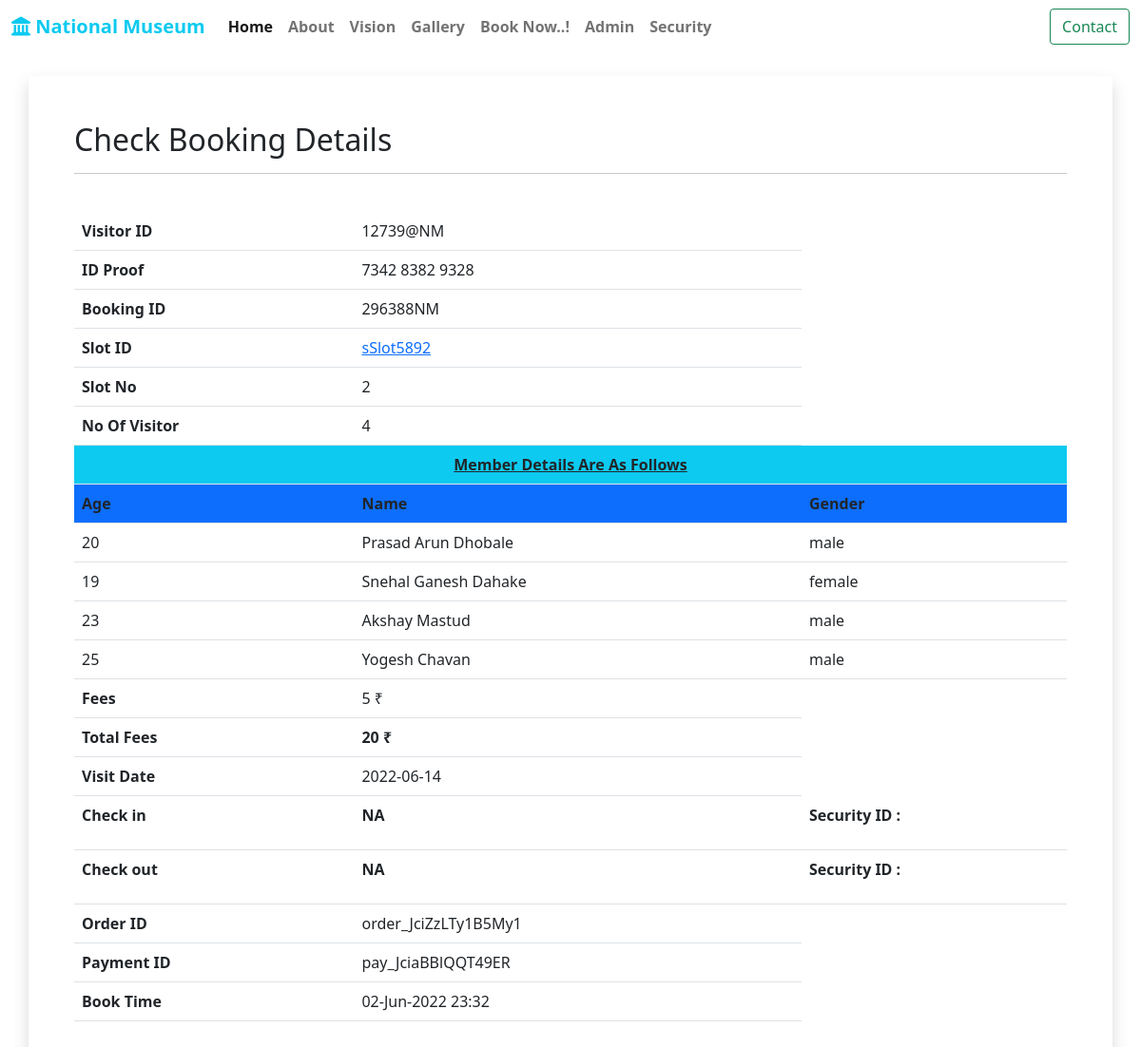
The app's page /check_booking.php?id=296388NM with its own data.
### tables this page shows
CREATE TABLE `bookings` (
  `visitor_id` varchar(20) NOT NULL,
  `booking_id` varchar(20) NOT NULL,
  `no_of_members` int(3) NOT NULL,
  `member_details` varchar(750) NOT NULL,
  `booking_price` varchar(5) NOT NULL,
  `visiting_date` varchar(30) NOT NULL,
  `slot_id` varchar(10) NOT NULL,
  `slot_no` int(2) NOT NULL,
  `checkin` varchar(30) NOT NULL DEFAULT '-',
  `checkout` varchar(30) NOT NULL DEFAULT '-',
  `order_id` varchar(200) NOT NULL,
  `razorpay_payment_id` varchar(200) NOT NULL,
  `paid_status` varchar(20) NOT NULL,
  `book_time` datetime NOT NULL
);

CREATE TABLE `visitors` (
  `visitor_id` varchar(10) NOT NULL,
  `visitor_country` varchar(70) NOT NULL,
  `visitor_id_proof` varchar(30) NOT NULL,
  `visitor_id_proof_img` longblob NOT NULL,
  `visitor_email` varchar(100) NOT NULL,
  `visitor_passwd` varchar(20) NOT NULL,
  `visitor_mob_no` varchar(20) NOT NULL,
  `visitor_fname` varchar(50) NOT NULL,
  `visitor_mname` varchar(50) NOT NULL,
  `visitor_lname` varchar(50) NOT NULL,
  `visitor_gender` varchar(10) NOT NULL,
  `visitor_dob` date NOT NULL,
  `visitor_address` varchar(150) NOT NULL,
  `evs` varchar(10) NOT NULL,
  `mvs` varchar(10) NOT NULL,
  `reg_time` datetime NOT NULL
);

### check_booking.php (the view, shortened to what this page needs)
<?php
require "connection.php";
if(isset($_GET['id'])){
    $id = $_GET['id'];
    $get_booking_query = "select * from bookings where booking_id = '$id'";
    $booking = mysqli_query($con, $get_booking_query)->fetch_assoc();
    if($con->affected_rows > 0){
        require "navbar.php";
        ?>
        <div class="container mt-4 p-5 shadow">
            <h2>Check Booking Details</h2>
            <hr>
            <div class="table-responsive pt-4">
                <div class="">
                    <table class="table table-hover">
                        <tr>
                            <th>Visitor ID</th>
                            <td><?php echo $booking['visitor_id']; ?></td>
                        </tr>
                        <tr>
                            <th>ID Proof</th>
                            <?php
                            $visitor_id = $booking['visitor_id'];
                            $get_id_proof_query = "select visitor_id_proof from visitors where visitor_id = '$visitor_id'";
                            $id_proof = mysqli_query($con, $get_id_proof_query)->fetch_assoc();
                            ?>
                            <td><?php echo $id_proof['visitor_id_proof']; ?></td>
                        </tr>
                        <tr>
                            <th>Booking ID</th>
                            <td><?php echo $booking['booking_id']; ?></td>
                        </tr>
                        <tr>
                            <th>Slot ID</th>
                            <td><a target="___blank" href="check_slot.php?slot_id=<?php echo $booking['slot_id']; ?>"><?php echo $booking['slot_id']; ?></a></td>
                        </tr>
                        <tr>
                            <th>Slot No</th>
                            <td><?php echo $booking['slot_no']; ?></td>
                        </tr>
                        <tr>
                            <th>No Of Visitor</th>
                            <td><?php echo $booking['no_of_members']; ?></td>
                        </tr>
                        <tr class="text-center bg-info p-3">
                            <th colspan="3"><u>Member Details Are As Follows</u></th>
                        </tr>
                        <tr class="bg-primary">
                            <th>Age</th>
                            <th>Name</th>
                            <th>Gender</th>
                        </tr>
                        <?php
                        $member_names = explode("|", $booking['member_details'])[0];
                        $member_ages = explode("|", $booking['member_details'])[1];
                        $member_genders = explode("|", $booking['member_details'])[2];
                        for($i=0;$i<$booking['no_of_members']; $i++){
                            $member_name = explode(",", $member_names)[$i];
                            $member_age = explode(",", $member_ages)[$i];
                            $member_gender = explode(",", $member_genders)[$i];
                            ?>
                            <tr>
                                <td><?php echo $member_age; ?></td>
                                <td><?php echo $member_name; ?></td>
                                <td><?php echo $member_gender; ?></td>
                            </tr>
                            <?php
                            }
                        ?>
                        <tr>
                            <th>Fees</th>
                            <td><?php echo $booking['booking_price']; ?> ₹</td>
                        </tr>
                        <tr>
                            <th>Total Fees</th>
                            <td><b><?php echo $booking['booking_price'] * $booking['no_of_members']; ?> ₹</b></td>
                        </tr>
                        <tr>
                            <th>Visit Date</th>
                            <td><?php echo $booking['visiting_date']; ?></td>
                        </tr>
                        <tr>
                            <th>Check in</th>
                            <td>
                                <?php
                                if($booking['checkin'] != "-"){
                                    echo date("d-M-Y H:i", strtotime($booking['checkin']));
                                }else{
                                    if(isset($_SESSION['admin_login']) || isset($_SESSION['security_login'])){
                                        ?>
                                        <form action="<?php echo htmlspecialchars($_SERVER['PHP_SELF']); ?>" method="post">
                                            <input type="hidden" name='sec_id' value="<?php echo $_SESSION['security']['sec_id']; ?>">
                                            <button name="checkin" type="submit" value="<?php echo $booking['booking_id']; ?>" class="btn btn-outline-primary"><i class="fa fa-check"></i></button>
                                        </form>
                                        <?php
                                    }
                                    else{
                                        ?>
                                        <p><b>NA</b></p>
                                        <?php
                                    }
                                }
                                ?>
                            </td>
                            <td>
                                <b>Security ID :</b> <?php echo $booking['checkin_sec']; ?>
                            </td>
                        </tr>
                            <tr>
                            <th>Check out</th>
                            <td>
                                <?php
                                if($booking['checkout'] != "-"){
                                    echo date("d-M-Y H:i", strtotime($booking['checkin']));
                                }else{
                                    if(isset($_SESSION['admin_login']) || isset($_SESSION['security_login'])){
                                        ?>
                                        <form action="<?php echo htmlspecialchars($_SERVER['PHP_SELF']); ?>" method="post">
                                            <input type="hidden" name='sec_id' value="<?php echo $_SESSION['security']['sec_id']; ?>">
                                            <button name="checkout" type="submit" value="<?php echo $booking['booking_id']; ?>" class="btn btn-outline-primary"><i class="fa fa-check"></i></button>
                                        </form>
                                        <?php
                                    }else{
                                        ?>
                                        <p><b>NA</b></p>
                                        <?php
                                    }
                                }
                                ?>
                            </td>
                            <td>
                                <b>Security ID :</b> <?php echo $booking['checkout_sec']; ?>
                            </td>
                        </tr>
                        <tr>
                            <th>Order ID</th>
                            <td><?php echo $booking['order_id']; ?></td>
                        </tr>
                        <tr>
                            <th>Payment ID</th>
                            <td><?php echo $booking['razorpay_payment_id']; ?></td>
                        </tr>
                        <tr>
                            <th>Book Time</th>
                            <td><?php echo date("d-M-Y H:i", strtotime($booking['book_time'])); ?></td>
                        </tr>
                    </table>
                </div>
            </div>
        </div>
        <?php
    }else{
        echo "<script>alert('Invalid Booking ID..!')</script>";
        echo "<script>location.href = '/museum'</script>";
    }
}else{
    echo "<script>location.href = '/museum'</script>";
}
?>

### navbar.php (style rules this page uses)
div { transition: 1s all ease; }

### records on screen
bookings: visitor "12739@NM", booking_id "296388NM", slot "sSlot5892", slot_no "2", no_of_members "4", member_details "20", member_details "Prasad Arun Dhobale", member_details "male", member_details "19", member_details "Snehal Ganesh Dahake", member_details "female", member_details "23", member_details "Akshay Mastud", member_details "25", member_details "Yogesh Chavan", booking_price "5", $booking['booking_price'] * $booking['no_of_members'] "20", visiting_date "2022-06-14", order "order_JciZzLTy1B5My1", razorpay_payment "pay_JciaBBlQQT49ER", book_time "02-Jun-2022 23:32"
visitors: visitor_id_proof "7342 8382 9328"
